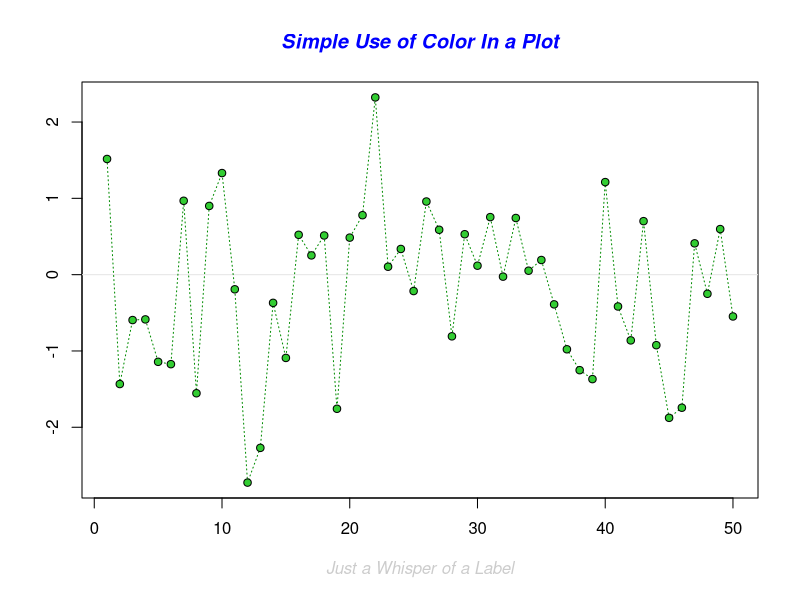
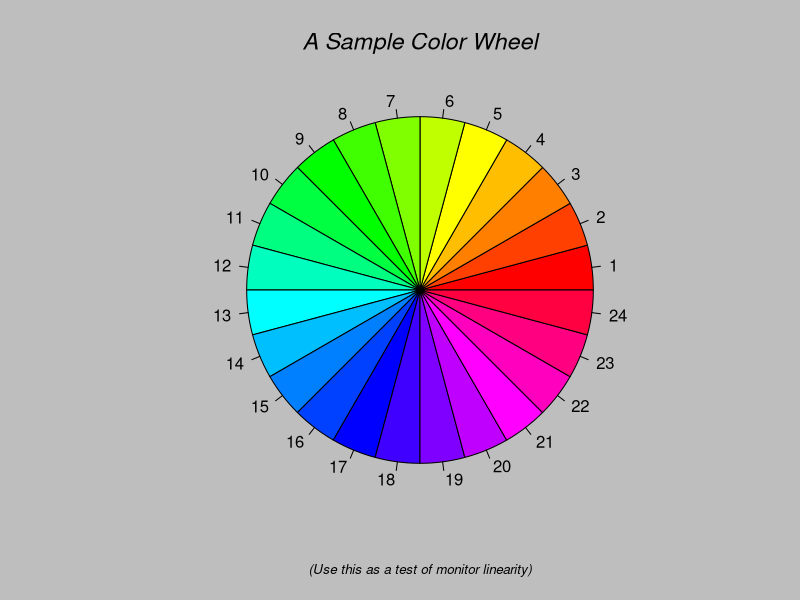
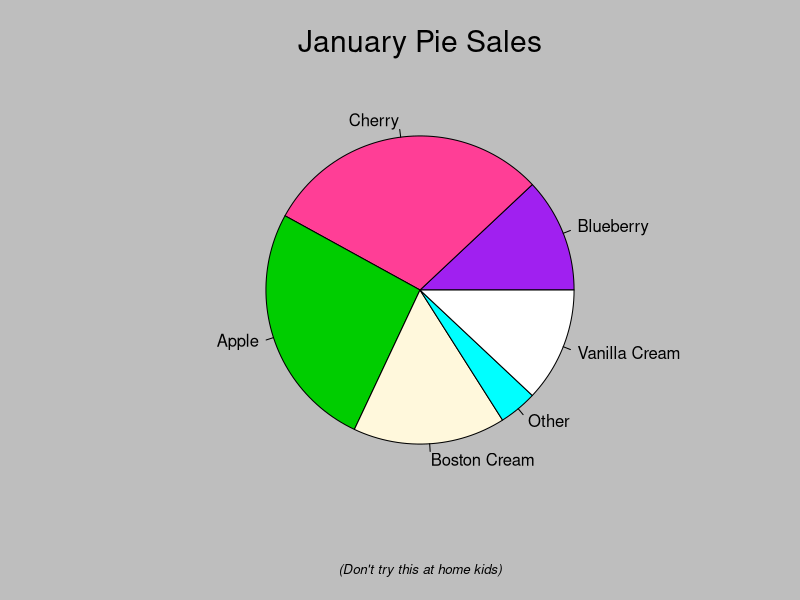
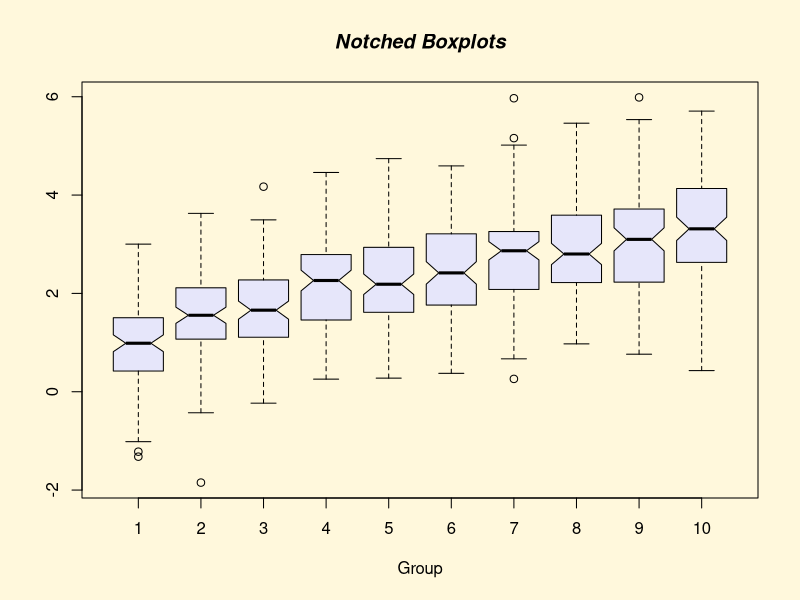
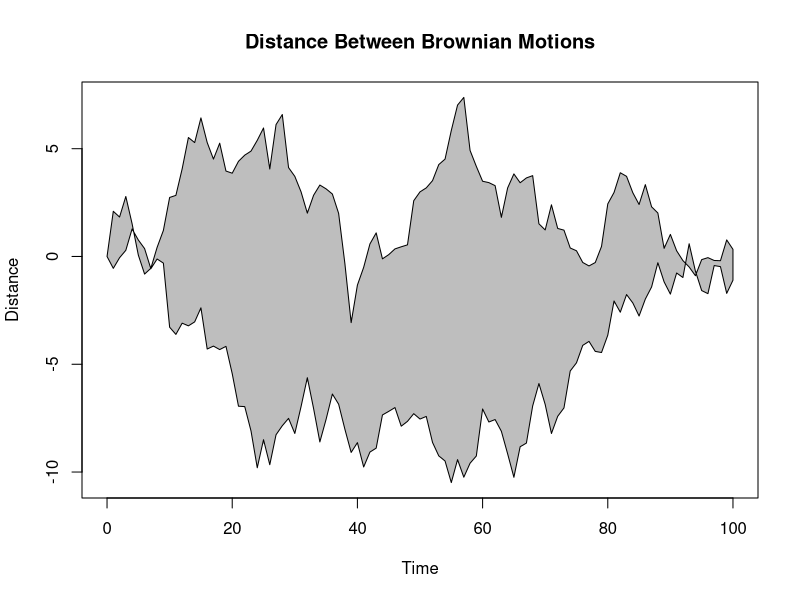
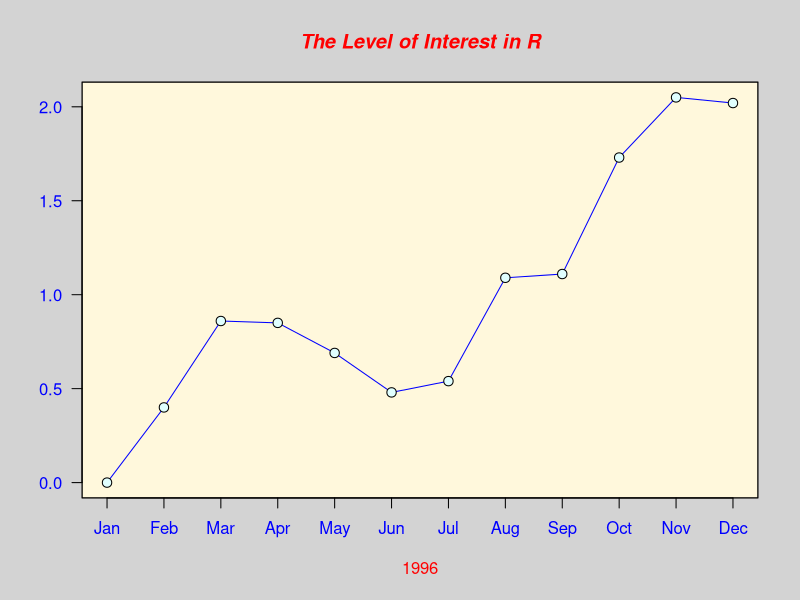
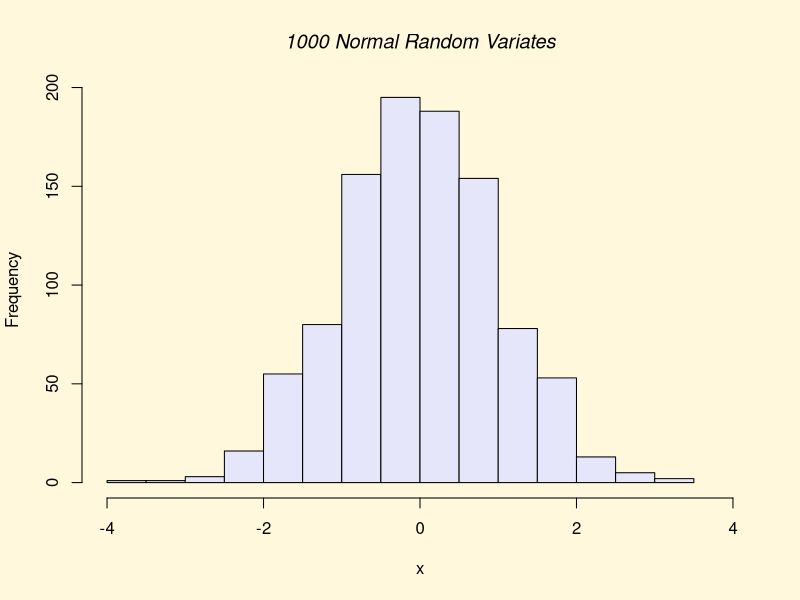
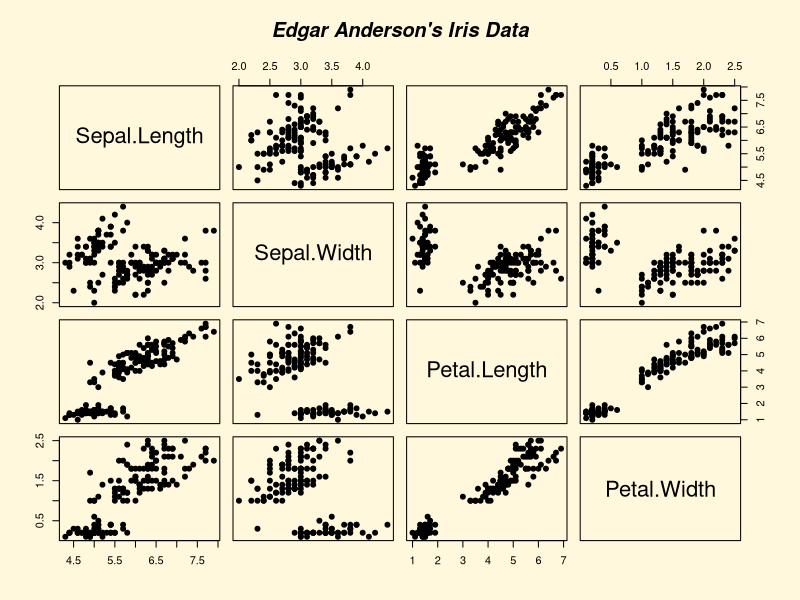

Write the R code that produced these figures, in order.

search()

#demo
demo("graphics")


#plot Básico
x = 5:7
y= 8:10
plot(x,y)


altura <- c(135,167,123,150)
largura <- c(51,64,40,55)
plot(altura,largura)

#plotando um dataframe
?lynx
plot(lynx)

plot(lynx, ylab="Plots com Dataframes", xlab="")
plot(lynx, ylab="Plots com Dataframes", xlab="Observações")
plot(lynx, main="Plots com Dataframes", col ='red')
plot(lynx, main="Plots com Dataframes", col="red", col.main= 52, cex.main= 1.5)

library(datasets)

hist(warpbreaks$breaks, col= rainbow(50))
airquality
transform(airquality, Month = factor(Month))
boxplot(Ozone ~ Month, airquality, xlab="Month", ylab = "Ozone (ppb6)")

?par
par('pch')
par('lty')

x = 2:4
plot(x, pch="c")

par(mfrow = c(2,2), col.axis = "red")
plot(1:8, las = 0, xlab = "xlab", ylab = "ylab", main = "LAS = 0")
plot(1:8, las = 0, xlab = "xlab", ylab = "ylab", main = "LAS = 1")
plot(1:8, las = 0, xlab = "xlab", ylab = "ylab", main = "LAS = 2")
plot(1:8, las = 0, xlab = "xlab", ylab = "ylab", main = "LAS = 3")
legend("topright", pch = 1, col = c("blue","red"), legend =  c("var1","var2"))

#cores disponiveis
colors()

png("Gráficos.png", width = 500 , height = 500 , res= 72)
plot(iris$Sepal.Length, iris$Petal.Length, col = iris$Species, main = "Gráfico gerado a partir do Iris" )